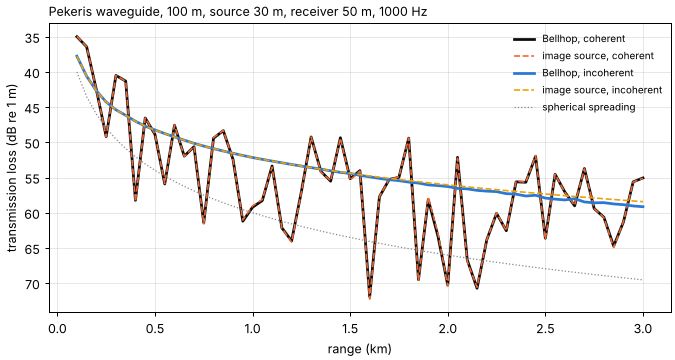

This chart was generated by the following Python code:
#!/usr/bin/env python3
"""Example 11 of docs/handoff/EXAMPLES.md: the image-source provider against Bellhop.

    GPUSONAR_BELLHOP=/path/to/bellhop.exe PYTHONPATH=python \
        python3 docs/handoff/examples/bellhop_pekeris.py --out /tmp/bellhop

The case and the comparison of tests/python/test_propagation.py
`test_image_source_matches_bellhop_in_a_pekeris_waveguide`: 100 m of isovelocity water
(1500 m/s) over a fluid half-space (1600 m/s, 1.8 g/cm^3, 0.5 dB/wavelength), source at 30 m,
receiver at 50 m, 0.1 to 3 km, at 1 kHz. Bellhop (GPL-3) runs as a separate program: it is an
oracle for tests and is never linked into the suite.
"""
import argparse
import time
from pathlib import Path

import matplotlib

matplotlib.use("Agg")
import matplotlib.pyplot as plt
import numpy as np

from gpusonar.sim import ImageSourceProvider, OceanEnvironment, find_bellhop, run_bellhop

ap = argparse.ArgumentParser(description=__doc__, formatter_class=argparse.RawDescriptionHelpFormatter)
ap.add_argument("--out", required=True)
ap.add_argument("--frequency", type=float, default=1000.0)
args = ap.parse_args()
out = Path(args.out)
out.mkdir(parents=True, exist_ok=True)
if find_bellhop() is None:
    raise SystemExit("Bellhop not found: set GPUSONAR_BELLHOP to bellhop.exe (tools/build_oracles.sh builds it)")

f = args.frequency
env = OceanEnvironment(depth=100.0, sound_speed=1500.0, bottom_speed=1600.0, bottom_density=1.8, bottom_attenuation=0.5)
ranges = np.arange(100.0, 3001.0, 50.0)
t0 = time.perf_counter()
arr = run_bellhop(env, f, 30.0, [50.0], ranges)                          # the oracle: arrivals at every range
t1 = time.perf_counter()
provider = ImageSourceProvider(1500.0, surface_z=0.0, bottom_z=100.0, max_order=40,
                               bottom=dict(speed=1600.0, density=1.8, attenuation=0.5))
points = np.column_stack([ranges, np.zeros_like(ranges), np.full_like(ranges, 50.0)])
es = provider.eigenrays(np.array([0.0, 0.0, 30.0]), points)              # ours: images in the surface and the bottom
t2 = time.perf_counter()

worst_delay = max(np.abs(arr.delay[0][j] - d).min() for j in (0, 18, 40, 58) for d in np.sort(es.delay[j])[:4])
tl_ours_inc = -10 * np.log10((np.abs(es.amplitude) ** 2).sum(axis=1))
tl_bh_inc = arr.transmission_loss(coherent=False)[0]
tl_ours = -20 * np.log10(np.abs((es.amplitude * np.exp(-2j * np.pi * f * es.delay)).sum(axis=1)))
tl_bh = arr.transmission_loss()[0]
print(f"Bellhop {t1 - t0:.1f} s, image source {t2 - t1:.2f} s; {len(ranges)} ranges at {f:g} Hz")
print(f"first four arrivals at 0.1, 1, 2.1 and 3 km: delays differ by at most {worst_delay * 1e6:.2f} microseconds")
print(f"incoherent transmission loss: median difference {np.median(np.abs(tl_ours_inc - tl_bh_inc)):.3f} dB, "
      f"worst {np.abs(tl_ours_inc - tl_bh_inc).max():.3f} dB")
print(f"coherent transmission loss:   median difference {np.median(np.abs(tl_ours - tl_bh)):.3f} dB, "
      f"worst {np.abs(tl_ours - tl_bh).max():.3f} dB")
print(f"at 3 km: {tl_bh_inc[-1]:.1f} dB against {20 * np.log10(3000.0):.1f} dB for spherical spreading")

fig, ax = plt.subplots(figsize=(7.5, 4.0), constrained_layout=True)
ax.plot(ranges / 1e3, tl_bh, color="#0b0b0b", lw=2.2, label="Bellhop, coherent")
ax.plot(ranges / 1e3, tl_ours, color="#eb6834", lw=1.3, ls="--", label="image source, coherent")
ax.plot(ranges / 1e3, tl_bh_inc, color="#2a78d6", lw=2.2, label="Bellhop, incoherent")
ax.plot(ranges / 1e3, tl_ours_inc, color="#eda100", lw=1.3, ls="--", label="image source, incoherent")
ax.plot(ranges / 1e3, 20 * np.log10(ranges), color="#888888", lw=1.0, ls=":", label="spherical spreading")
ax.invert_yaxis()
ax.set_xlabel("range (km)")
ax.set_ylabel("transmission loss (dB re 1 m)")
ax.grid(True, alpha=0.3)
ax.legend(frameon=False, fontsize=8)
ax.set_title(f"Pekeris waveguide, 100 m, source 30 m, receiver 50 m, {f:g} Hz", loc="left", fontsize=10)
fig.savefig(out / "bellhop_pekeris.png", dpi=90)
print(f"wrote {out / 'bellhop_pekeris.png'}")
